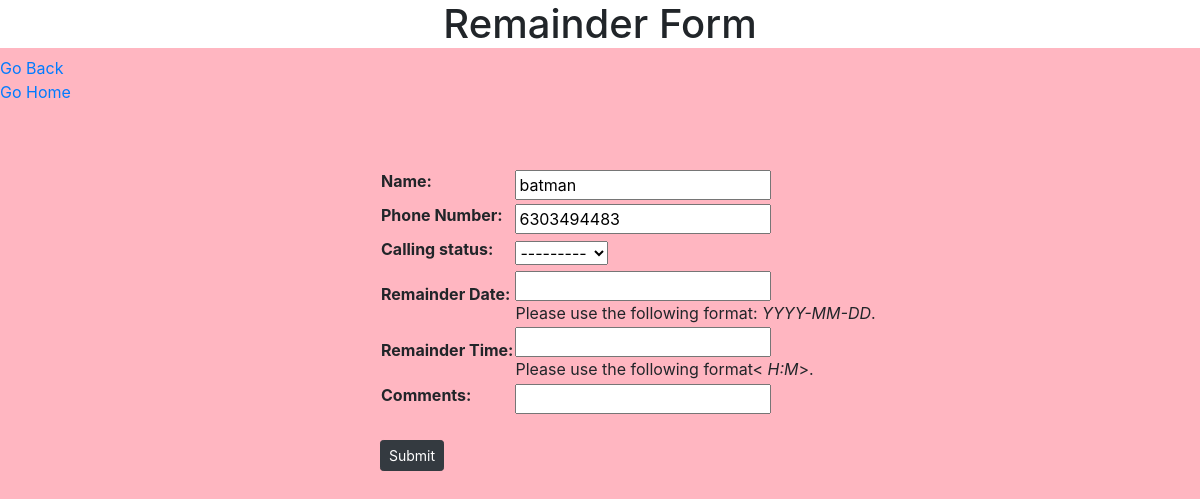
The app's page /WA/Report/remainder/28 with its own data.
### WebApp/models.py (models this page shows)
class Web_Model(models.Model):
    id=models.AutoField(primary_key=True)
    Phone_Number=models.PositiveIntegerField(unique=True,help_text=" This Field is Required(*)")
    Name=models.CharField(max_length=30,help_text=" This Field is Required(*)")
    Another_name=models.CharField(max_length=30,blank=True)
    choises=('Follow-Up','Follow-Up'),('New','New')
    Calling_status=models.CharField(max_length=20,choices=choises,blank=True)
    roles=('Follow Up','Follow-Up'),('Booked SomeWhere','Booked Somewhere'),('Not Interested','Not Interested'),('Need Something','Need Something'),('GH Booking','GH Booking')
    Current_status=models.CharField(max_length=20,choices=roles,blank=True)
    Date_Of_Function=models.DateField(blank=True,null=True,help_text='use this format:<em>YYYY-MM-DD</em>')
    options=('Wedding','Wedding'),('Prewedding','Prewedding'),('Retairement','Retairement'),('Shooting','Shooting'),('Mics','Mics')
    type_function=models.CharField(max_length=20,choices=options,blank=True)
    Guests=models.PositiveIntegerField(blank=True,null=True)
    Dec_choises=('Yes','Yes'),('No','No')
    Decoration=models.CharField(max_length=10,choices=Dec_choises,blank=True)
    Food_choises=('Yes','Yes'),('No','No')
    Food=models.CharField(max_length=10,choices=Food_choises,blank=True)
    Customer_Budget=models.CharField(max_length=10,blank=True)
    Price_Quoted=models.CharField(max_length=30,blank=True)
    Price_Finalized=models.CharField(max_length=30,blank=True)
    Discount=('Yes','Yes'),('No','No')
    Discount_given=models.CharField(max_length=10,choices=Discount,blank=True)
    Comments=models.CharField(max_length=100,blank=True)
    Added_Into_System=models.DateTimeField(auto_now=True)

### WebApp/views.py (the view, shortened to what this page needs)
# urls.py: path('Report/remainder/<int:id>',Remainder),
def Remainder(request,id):
    m=Web_Model.objects.get(id=id)
    form=Remainder_Modelform(instance=m)
    remainder={'form':form}
    return render(request,'remainder.html',remainder)

### WebApp/forms.py
class Remainder_Modelform(forms.ModelForm):
    class Meta:
        model=Remainder_Model
        fields='__all__'

### templates/remainder.html (shortened to what this page needs)
<!DOCTYPE html>
<html lang="en">
<head>
    <link rel="stylesheet" href="https://maxcdn.bootstrapcdn.com/bootstrap/4.0.0/css/bootstrap.min.css">
</head>
<body style="background-color:lightpink;">
    <h1 style="text-align: center;background-color:white;">Remainder  Form</h1>
    <a href="http://127.0.0.1:8000/WA/Report/">Go Back</a><br>
    <a href="http://127.0.0.1:8000/">Go Home</a>
    <form method="POST">
        <div style="position: absolute;left: 380px;top: 15%;"><br><br>
            <table> {{ form.as_table }}</table><br>
        <button name="submit" value="submit" class="btn btn-dark btn-sm">Submit</button></div>
    </form>
</body>
</html>

### records on screen
Web_Model: Name "batman", Phone_Number "6303494483", Calling_status "---------"
